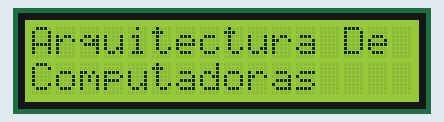
Recording of a sketch running on a simulated Arduino Uno, built with avr-gcc and run on an emulated ATmega328P. Shown: 16×2 character LCD.

Above: at 0.1 s.
At 1.2 s:
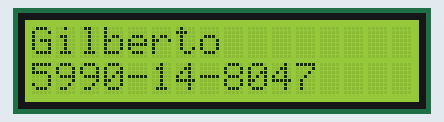
At 2.2 s:
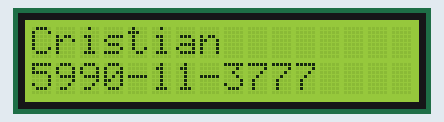
At 3.2 s:
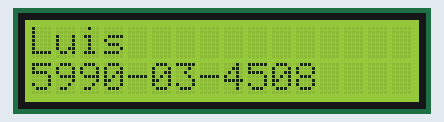

Measured:
- by itself, everything shown: repeats every 4.1 s, in 4 steps
- what the display in image 1 shows lasts 1.0 s, from 1.1 s to 2.1 s

The sketch:

LCD_display.ino
```cpp
#include <LiquidCrystal_I2C.h>

#include <Wire.h>
LiquidCrystal_I2C lcd (0x27,16,2);


void setup() {
  // put your setup code here, to run once:
lcd.init();
lcd.backlight();

}

void loop() {
  // put your main code here, to run repeatedly:
lcd.clear();
lcd.setCursor(0,0);
lcd.print("Arquitectura De");
lcd.setCursor(0,1);
lcd.print("Computadoras");
delay(1000);
lcd.clear();
lcd.setCursor(0,0);
lcd.print("Gilberto");
lcd.setCursor(0,1);
lcd.print("5990-14-8047");
delay(1000);
lcd.clear();
lcd.setCursor(0,0);
lcd.print("Cristian");
lcd.setCursor(0,1);
lcd.print("5990-11-3777");
delay(1000);
lcd.clear();
lcd.setCursor(0,0);
lcd.print("Luis");
lcd.setCursor(0,1);
lcd.print("5990-03-4508");
delay(1000);

}
```
